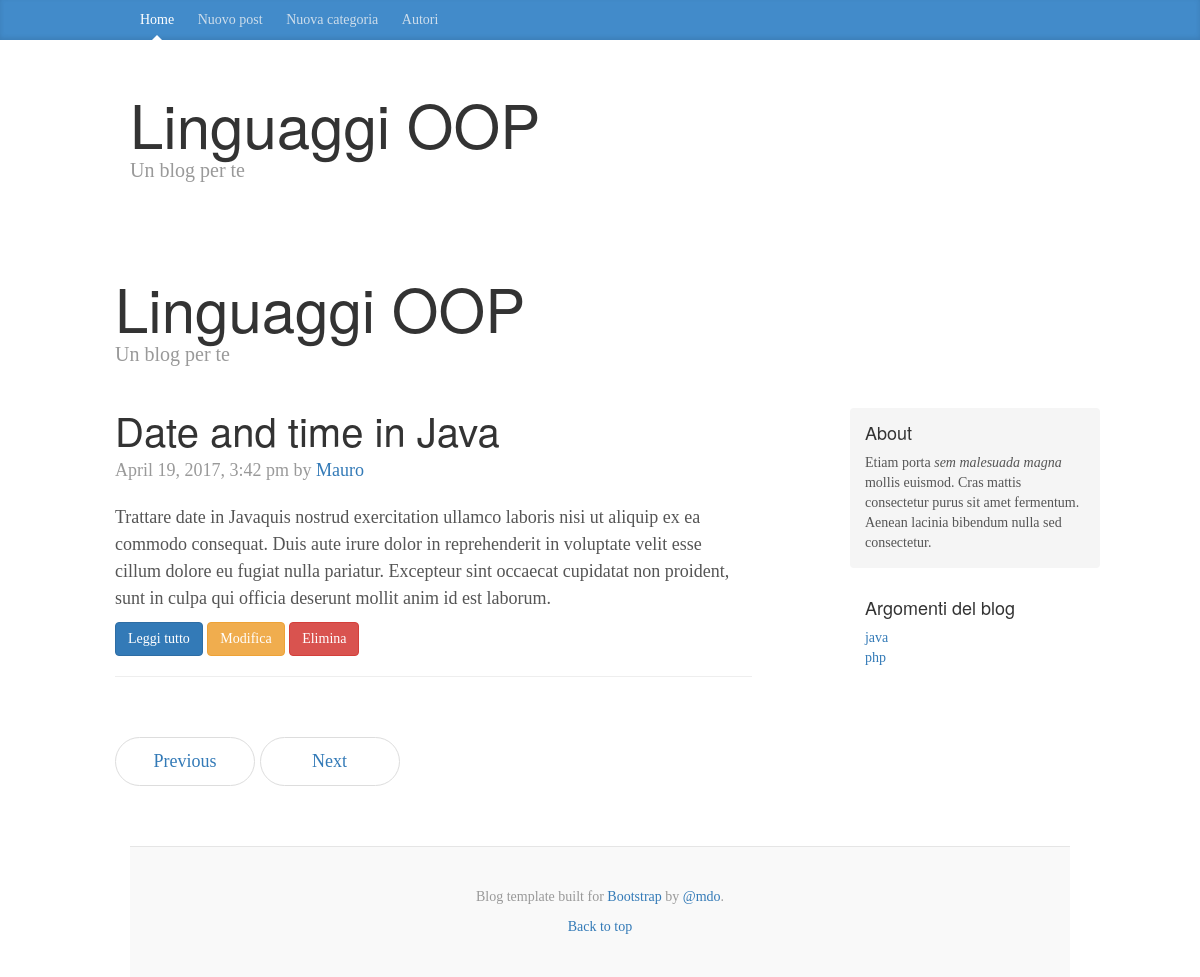
The app's page /?view=single&id_post=5 with its own data.
### tables this page shows
CREATE TABLE `posts` (
  `id` int(11) NOT NULL,
  `titolo` varchar(255) NOT NULL,
  `sottotitolo` varchar(255) NOT NULL,
  `testo` text NOT NULL,
  `immagine` varchar(255) NOT NULL,
  `id_categoria` int(11) NOT NULL,
  `data_post` timestamp NOT NULL DEFAULT CURRENT_TIMESTAMP ON UPDATE CURRENT_TIMESTAMP
);

CREATE TABLE `categorie` (
  `id_categoria` int(11) NOT NULL,
  `categoria` varchar(25) NOT NULL
);

### includes/database.php (called while the page is built, shortened)
<?php
class Database {
    private $host = DB_HOST;
    private $user = DB_USER;
    private $pass = DB_PASS;
    private $dbname = DB_NAME;
    public $link;
    public function connetti() {
        $this->link = mysqli_connect($this->host, $this->user, $this->pass, $this->dbname);
    }
    public function select($query) {
        $result = mysqli_query($this->link, $query);
        if ($result->num_rows > 0){
            return $result;
        } else
            return false;
    }
}

### includes/funzioni.php (called while the page is built)
<?php
function formattaData($param) {
    return date("F j, Y, g:i a", strtotime($param));
}

### includes/single_post.php (the view)
<?php
$id = isset($_REQUEST['id_post']) ? $_REQUEST['id_post'] : false;
   $query = "SELECT * FROM posts where id = $id";
$posts = $DB->select($query);
?>
<div class="blog-header">
    <h1 class="blog-title"><?= TITOLO ?></h1>
    <p class="lead blog-description"><?= SOTTOTITOLO ?></p>
</div>
<div class="row">
    <div class="col-sm-8 blog-main">
<?php while ($row = mysqli_fetch_array($posts)) : ?>
    <div class="blog-post">
        <h2 class="blog-post-title"><?= $row['titolo'] ?></h2>
        <p class="blog-post-meta"><?= formattaData($row['data_post']) ?> by <a href="#">Mauro</a></p>
        <p><?= htmlspecialchars($row['testo']) ?></p>
        <p>
            <a href="?view=single&id_post=<?= $row['id'] ?>" class="btn btn-primary">Leggi tutto</a>
            <a href="?view=modifica&id_post=<?= $row['id'] ?>" class="btn btn-warning">Modifica</a>
            <a href="?view=elimina&id_post=<?= $row['id'] ?>" class="btn btn-danger">Elimina</a>
        </p>
        <hr>
    </div>
<?php endwhile; ?>
        <nav>
            <ul class="pager">
                <li><a href="#">Previous</a></li>
                <li><a href="#">Next</a></li>
            </ul>
        </nav>
    </div>

### includes/sidebar.php
<?php
$query = "SELECT * FROM categorie order by categoria";
$elencocategorie = $DB->select($query);
?>
<div class="col-sm-3 col-sm-offset-1 blog-sidebar">
    <div class="sidebar-module sidebar-module-inset">
        <h4>About</h4>
        <p>Etiam porta <em>sem malesuada magna</em> mollis euismod. Cras mattis consectetur purus sit amet fermentum. Aenean lacinia bibendum nulla sed consectetur.</p>
    </div>
    <div class="sidebar-module">
        <h4>Argomenti del blog</h4>
        <ol class="list-unstyled">
            <?php while ($row = mysqli_fetch_array($elencocategorie)) : ?>
                <li><a href="index.php?id_cat=<?= $row['id_categoria'] ?>"><?= $row['categoria'] ?></a></li>
            <?php endwhile; ?>
        </ol>
    </div>
</div>

### css/blog.css (style rules this page uses)
body { font-family: Georgia, "Times New Roman", Times, serif; color: #555; }
h1, .h1, h2, .h2, h3, .h3, h4, .h4, h5, .h5, h6, .h6 { margin-top: 0; font-family: "Helvetica Neue", Helvetica, Arial, sans-serif; font-weight: normal; color: #333; }
.blog-header { padding-top: 20px; padding-bottom: 20px; }
.blog-title { margin-top: 30px; margin-bottom: 0; font-size: 60px; font-weight: normal; }
.blog-description { font-size: 20px; color: #999; }
.blog-main { font-size: 18px; line-height: 1.5; }
.sidebar-module { padding: 15px; margin: 0 -15px 15px; }
.sidebar-module-inset { padding: 15px; background-color: #f5f5f5; border-radius: 4px; }
.sidebar-module-inset p:last-child, .sidebar-module-inset ul:last-child, .sidebar-module-inset ol:last-child { margin-bottom: 0; }
.pager { margin-bottom: 60px; text-align: left; }
.pager > li > a { width: 140px; padding: 10px 20px; text-align: center; border-radius: 30px; }
.blog-post { margin-bottom: 60px; }
.blog-post-title { margin-bottom: 5px; font-size: 40px; }
.blog-post-meta { margin-bottom: 20px; color: #999; }

### records on screen
posts: titolo "Date and time in Java", data_post "April 19, 2017, 3:42 pm", testo "Trattare date in Javaquis nostrud exercitation ullamco laboris nisi ut aliquip ex ea commodo consequat. Duis aute irure dolor in reprehenderit in voluptate velit esse cillum dolore eu fugiat nulla pariatur. Excepteur sint occaecat cupidatat non proident, sunt in culpa qui officia deserunt mollit anim id est laborum."
categorie: categoria "java"
categorie: categoria "php"

### other values on screen
TITOLO "Linguaggi OOP"
SOTTOTITOLO "Un blog per te"
